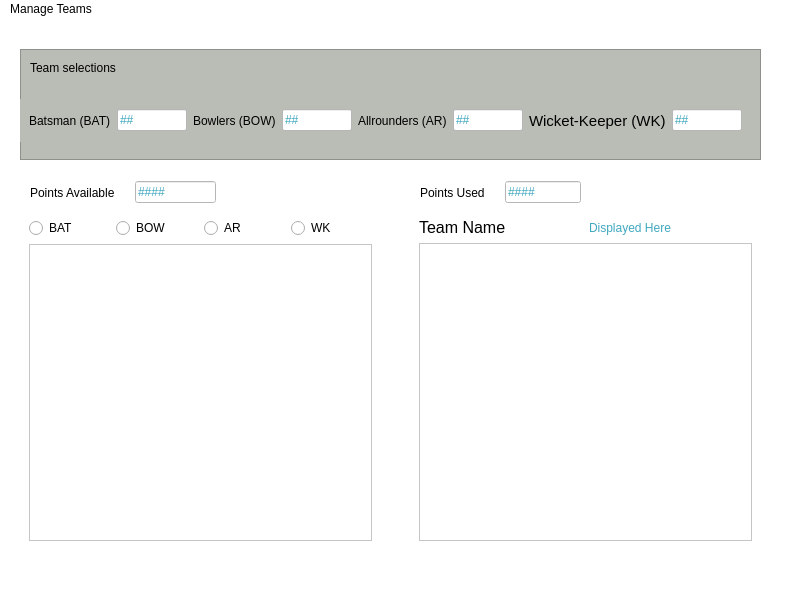
<?xml version="1.0" encoding="UTF-8"?>
<ui version="4.0">
 <class>MainWindow</class>
 <widget class="QMainWindow" name="MainWindow">
  <property name="geometry">
   <rect>
    <x>0</x>
    <y>0</y>
    <width>800</width>
    <height>600</height>
   </rect>
  </property>
  <property name="font">
   <font>
    <family>URW Chancery L</family>
    <pointsize>11</pointsize>
    <weight>75</weight>
    <italic>true</italic>
    <bold>true</bold>
   </font>
  </property>
  <property name="windowTitle">
   <string>MainWindow</string>
  </property>
  <property name="styleSheet">
   <string notr="true">background-color: rgb(255, 255, 255);</string>
  </property>
  <widget class="QWidget" name="centralwidget">
   <widget class="QLabel" name="label_5">
    <property name="geometry">
     <rect>
      <x>30</x>
      <y>40</y>
      <width>111</width>
      <height>17</height>
     </rect>
    </property>
    <property name="styleSheet">
     <string notr="true">background-color: rgb(186, 189, 182);</string>
    </property>
    <property name="text">
     <string>Team selections</string>
    </property>
   </widget>
   <widget class="QListView" name="listView">
    <property name="geometry">
     <rect>
      <x>20</x>
      <y>30</y>
      <width>741</width>
      <height>111</height>
     </rect>
    </property>
    <property name="styleSheet">
     <string notr="true">background-color: rgb(186, 189, 182);</string>
    </property>
   </widget>
   <widget class="QFrame" name="frame">
    <property name="geometry">
     <rect>
      <x>20</x>
      <y>190</y>
      <width>361</width>
      <height>341</height>
     </rect>
    </property>
    <property name="styleSheet">
     <string notr="true">background-color: rgb(255, 255, 255);</string>
    </property>
    <layout class="QVBoxLayout" name="verticalLayout">
     <item>
      <layout class="QHBoxLayout" name="horizontalLayout">
       <item>
        <widget class="QRadioButton" name="select_batsman">
         <property name="styleSheet">
          <string notr="true">background-color: rgb(255, 255, 255);
color: rgb(0, 0, 0);</string>
         </property>
         <property name="text">
          <string>BAT</string>
         </property>
        </widget>
       </item>
       <item>
        <widget class="QRadioButton" name="select_bowler">
         <property name="styleSheet">
          <string notr="true">background-color: rgb(255, 255, 255);</string>
         </property>
         <property name="text">
          <string>BOW</string>
         </property>
        </widget>
       </item>
       <item>
        <widget class="QRadioButton" name="select_allrounder">
         <property name="styleSheet">
          <string notr="true">background-color: rgb(255, 255, 255);</string>
         </property>
         <property name="text">
          <string>AR</string>
         </property>
        </widget>
       </item>
       <item>
        <widget class="QRadioButton" name="select_wicketkeeper">
         <property name="styleSheet">
          <string notr="true">background-color: rgb(255, 255, 255);</string>
         </property>
         <property name="text">
          <string>WK</string>
         </property>
        </widget>
       </item>
      </layout>
     </item>
     <item>
      <widget class="QListWidget" name="avail_team"/>
     </item>
    </layout>
   </widget>
   <widget class="QWidget" name="layoutWidget">
    <property name="geometry">
     <rect>
      <x>30</x>
      <y>160</y>
      <width>186</width>
      <height>27</height>
     </rect>
    </property>
    <layout class="QHBoxLayout" name="horizontalLayout_3">
     <property name="spacing">
      <number>20</number>
     </property>
     <item>
      <widget class="QLabel" name="label">
       <property name="styleSheet">
        <string notr="true">background-color: rgb(255, 255, 255);</string>
       </property>
       <property name="text">
        <string>Points Available</string>
       </property>
      </widget>
     </item>
     <item>
      <widget class="QLineEdit" name="avail_points">
       <property name="styleSheet">
        <string notr="true">background-color: rgb(255, 255, 255);
color: rgb(64, 168, 191);</string>
       </property>
       <property name="text">
        <string>####</string>
       </property>
       <property name="readOnly">
        <bool>true</bool>
       </property>
      </widget>
     </item>
    </layout>
   </widget>
   <widget class="QWidget" name="layoutWidget">
    <property name="geometry">
     <rect>
      <x>420</x>
      <y>160</y>
      <width>161</width>
      <height>27</height>
     </rect>
    </property>
    <layout class="QHBoxLayout" name="horizontalLayout_4">
     <property name="spacing">
      <number>20</number>
     </property>
     <item>
      <widget class="QLabel" name="label_2">
       <property name="styleSheet">
        <string notr="true">background-color: rgb(255, 255, 255);</string>
       </property>
       <property name="text">
        <string>Points Used</string>
       </property>
      </widget>
     </item>
     <item>
      <widget class="QLineEdit" name="used_points">
       <property name="styleSheet">
        <string notr="true">background-color: rgb(255, 255, 255);
color: rgb(64, 168, 191);
</string>
       </property>
       <property name="text">
        <string>####</string>
       </property>
       <property name="readOnly">
        <bool>true</bool>
       </property>
      </widget>
     </item>
    </layout>
   </widget>
   <widget class="QFrame" name="frame">
    <property name="geometry">
     <rect>
      <x>410</x>
      <y>190</y>
      <width>351</width>
      <height>341</height>
     </rect>
    </property>
    <layout class="QVBoxLayout" name="verticalLayout_2">
     <item>
      <layout class="QHBoxLayout" name="horizontalLayout_2">
       <item>
        <widget class="QLabel" name="label_3">
         <property name="font">
          <font>
           <pointsize>12</pointsize>
          </font>
         </property>
         <property name="styleSheet">
          <string notr="true">background-color: rgb(255, 255, 255);</string>
         </property>
         <property name="text">
          <string>Team Name</string>
         </property>
        </widget>
       </item>
       <item>
        <widget class="QLabel" name="label_4">
         <property name="styleSheet">
          <string notr="true">background-color: rgb(255, 255, 255);
color: rgb(64, 168, 191);
</string>
         </property>
         <property name="text">
          <string>Displayed Here</string>
         </property>
        </widget>
       </item>
      </layout>
     </item>
     <item>
      <widget class="QListWidget" name="selected_team">
       <property name="styleSheet">
        <string notr="true">background-color: rgb(255, 255, 255);</string>
       </property>
      </widget>
     </item>
    </layout>
   </widget>
   <widget class="QFrame" name="frame_2">
    <property name="geometry">
     <rect>
      <x>20</x>
      <y>80</y>
      <width>731</width>
      <height>43</height>
     </rect>
    </property>
    <property name="font">
     <font>
      <family>Sarai</family>
      <pointsize>11</pointsize>
      <weight>75</weight>
      <bold>true</bold>
     </font>
    </property>
    <property name="styleSheet">
     <string notr="true">background-color: rgb(186, 189, 182);</string>
    </property>
    <layout class="QHBoxLayout" name="horizontalLayout_5">
     <item>
      <widget class="QLabel" name="label_6">
       <property name="text">
        <string>Batsman (BAT)</string>
       </property>
      </widget>
     </item>
     <item>
      <widget class="QLineEdit" name="numofbatsman">
       <property name="styleSheet">
        <string notr="true">background-color: rgb(255, 255, 255);
color: rgb(64, 168, 191);</string>
       </property>
       <property name="text">
        <string>##</string>
       </property>
       <property name="readOnly">
        <bool>true</bool>
       </property>
      </widget>
     </item>
     <item>
      <widget class="QLabel" name="label_7">
       <property name="text">
        <string>Bowlers (BOW)</string>
       </property>
      </widget>
     </item>
     <item>
      <widget class="QLineEdit" name="numofbowlers">
       <property name="styleSheet">
        <string notr="true">background-color: rgb(255, 255, 255);
color: rgb(64, 168, 191);</string>
       </property>
       <property name="text">
        <string>##</string>
       </property>
       <property name="readOnly">
        <bool>true</bool>
       </property>
      </widget>
     </item>
     <item>
      <widget class="QLabel" name="label_8">
       <property name="text">
        <string>Allrounders (AR)</string>
       </property>
      </widget>
     </item>
     <item>
      <widget class="QLineEdit" name="numofallrounders">
       <property name="styleSheet">
        <string notr="true">background-color: rgb(255, 255, 255);
color: rgb(64, 168, 191);</string>
       </property>
       <property name="text">
        <string>##</string>
       </property>
       <property name="readOnly">
        <bool>true</bool>
       </property>
      </widget>
     </item>
     <item>
      <widget class="QLabel" name="label_9">
       <property name="font">
        <font>
         <pointsize>11</pointsize>
        </font>
       </property>
       <property name="text">
        <string>Wicket-Keeper (WK)</string>
       </property>
      </widget>
     </item>
     <item>
      <widget class="QLineEdit" name="numofwicketkeeper">
       <property name="styleSheet">
        <string notr="true">background-color: rgb(255, 255, 255);
color: rgb(64, 168, 191);
</string>
       </property>
       <property name="text">
        <string>##</string>
       </property>
       <property name="readOnly">
        <bool>true</bool>
       </property>
      </widget>
     </item>
    </layout>
   </widget>
   <zorder>frame</zorder>
   <zorder>layoutWidget</zorder>
   <zorder>layoutWidget</zorder>
   <zorder>frame</zorder>
   <zorder>listView</zorder>
   <zorder>label_5</zorder>
   <zorder>frame_2</zorder>
  </widget>
  <widget class="QMenuBar" name="menubar">
   <property name="geometry">
    <rect>
     <x>0</x>
     <y>0</y>
     <width>800</width>
     <height>22</height>
    </rect>
   </property>
   <widget class="QMenu" name="menuManage_Teams">
    <property name="title">
     <string>Manage Teams</string>
    </property>
    <addaction name="actionNew_Team"/>
    <addaction name="actionEvaluate_Team"/>
    <addaction name="separator"/>
    <addaction name="actionSAVE_Team"/>
    <addaction name="actionEVALUATE_Team"/>
   </widget>
   <addaction name="menuManage_Teams"/>
  </widget>
  <widget class="QStatusBar" name="statusbar"/>
  <action name="actionNew_Team">
   <property name="text">
    <string>NEW Team</string>
   </property>
  </action>
  <action name="actionEvaluate_Team">
   <property name="text">
    <string>OPEN Team</string>
   </property>
  </action>
  <action name="actionEvaluate_Team_2">
   <property name="text">
    <string>Evaluate Team</string>
   </property>
  </action>
  <action name="actionSAVE_Team">
   <property name="text">
    <string>SAVE Team</string>
   </property>
  </action>
  <action name="actionEVALUATE_Team">
   <property name="text">
    <string>EVALUATE Team</string>
   </property>
  </action>
 </widget>
 <resources/>
 <connections/>
</ui>
